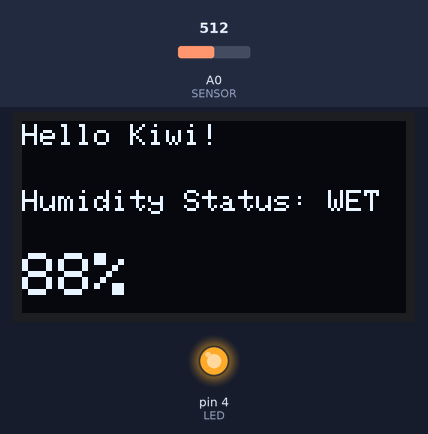
The sketch below on a simulated Arduino Uno, built with avr-gcc and run on an emulated ATmega328P. On the bench: 128×64 one-colour display, output pins drawn as LEDs (lit = HIGH). The inputs (shaded band) are chosen by the test bench; at power-on: A0 (SENSOR) = 512. What the sketch prints to the serial monitor is not drawn.

Above: at 1.3 s.
1.4 s: A0 (SENSOR) set to 611
At 2.4 s:
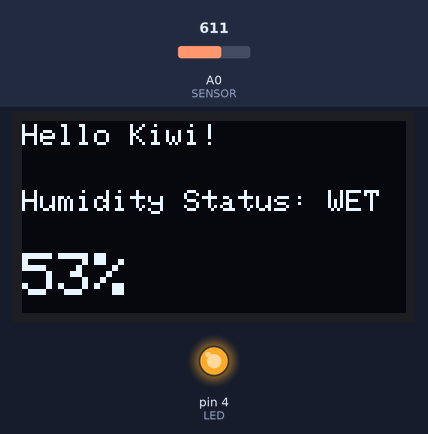
3.1 s: A0 (SENSOR) set to 627
At 4.4 s:
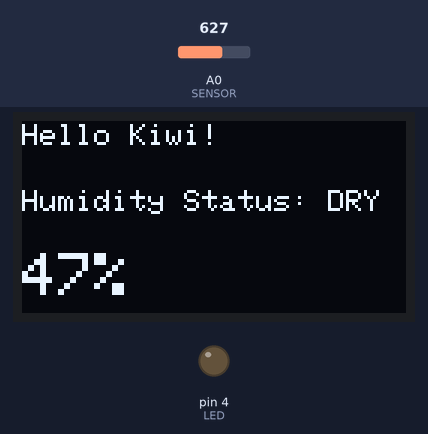
4.7 s: A0 (SENSOR) set to 716
At 5.4 s:
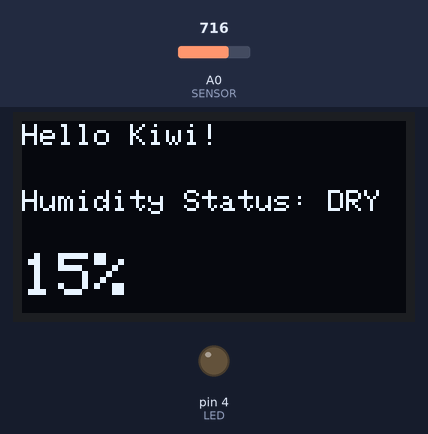
6.3 s: A0 (SENSOR) set to 511
At 7.6 s:
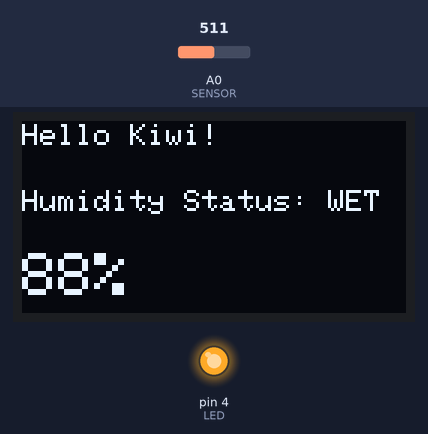
Timing chart, 0 to 8.9 s (numbered marks = the images above; inputs shaded):
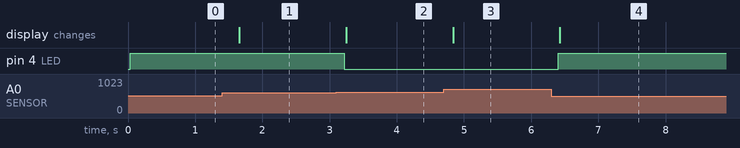

Measured:
- the behaviour switches between 617 and 618 on A0 (SENSOR) (found by bisection; images 1 and 2)
- after the input at 1.4 s, the display: changes after 0.25 s (image 1)
- after the input at 3.1 s, pin 4 (LED): HIGH → LOW after 0.12 s; the display: changes after 0.15 s (image 2)
- after the input at 4.7 s, the display: changes after 0.14 s (image 3)
- after the input at 6.3 s, pin 4 (LED): LOW → HIGH after 0.10 s; the display: changes after 0.13 s (image 4)

The sketch:

Main.ino
```cpp
#include <Wire.h> // I2C communication
#include <Adafruit_SSD1306.h> // for the type of screen used, here SSD1306
// #include <Adafruit_GFX.h> // to write on the screen as well
// #include <SD.h> // for writing to file

#define SCREEN_WIDTH 128
#define SCREEN_HEIGHT 64

// display: instance of the Adafruit SSD1206 class
Adafruit_SSD1306 display(SCREEN_WIDTH, SCREEN_HEIGHT, &Wire, -1);

int SENSOR = A0; // Arduino pin that connects to pin of moisture sensor
int LED = 4;

void setup() {
  // Arduino to pc com
  Serial.begin(9600);
  // define LED io
  pinMode(LED, OUTPUT);
  pinMode(SENSOR, INPUT);

  // check that Arduino communicates properly with the right screen
  if(!display.begin(SSD1306_SWITCHCAPVCC, 0x3C)){
    Serial.println("Allocation failed");
    for(;;);
  }

  // // initialize USB serial connection
  // while (!Serial) {
  //   ; // wait for serial port to connect
  // }
}

void loop() {
  int value = analogRead(SENSOR); // read the analog value from the sensor
  int moisture = map(value, 760,480,0,100);

  Serial.print("Humidity: ");
  Serial.print(moisture);
  Serial.println("%");

  // // write moisture data to CSV file on USB drive
  // File dataFile = SD.open("moisture.csv", FILE_WRITE);
  // if (dataFile) {
  //   dataFile.print(millis());
  //   dataFile.print(",");
  //   dataFile.println(moisture);
  //   dataFile.close();
  // } else {
  //   Serial.println("Error opening file");
  // }

  // setup: clear, color and size of text
  display.clearDisplay();
  display.setTextColor(WHITE);
  display.setTextSize(1);

  // setCursor: where the text starts in the screen coordinates
  display.setCursor(0,1);
  display.println("Hello Kiwi!");

  display.setTextSize(1);
  display.setCursor(0,23);
  display.print("Humidity Status: ");

  int ledIntensity = map(moisture, 0, 100, 0, 255); // Map the moisture value to LED brightness
  analogWrite(LED, ledIntensity); // Set the LED brightness

  if (moisture > 50)
  {
    //digitalWrite(LED, HIGH);
    display.print("WET");
  }
  else
  {
    //digitalWrite(LED, LOW);
    display.print("DRY");
  }

  // Print moisture percentage at the bottom of the screen
  display.setCursor(0,44);
  display.setTextSize(2);
  display.print(moisture);
  display.print("%");

  display.display(); // update display

  delay(500);
}
```
